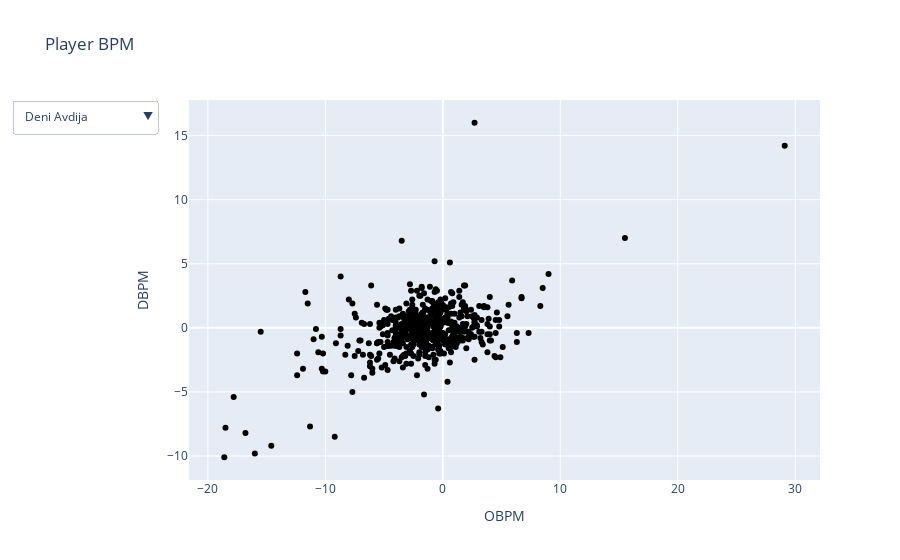

Notebook code cell kept with this figure:
### Code cell
all_players_trace = go.Scatter(
    x=player['OBPM'],
    y=player['DBPM'],
    mode='markers',
    marker=dict(color='black'),  # All players are blue initially
    text=player['Player'],
    name='All Players'
)

selected_traces = []

for index, row in WAS_players.iterrows():
    trace = go.Scatter(
        x=[row['OBPM']],
        y=[row['DBPM']],
        mode='markers',
        marker=dict(color='red'),  # All initially blue
        text=row['Player'],
        name=row['Player'],
        visible=False  # Initially invisible
    )
    selected_traces.append(trace)

# Add the traces for selected WAS players to the data list
data = [all_players_trace] + selected_traces

# Create dropdown menu options
dropdown_options = [{'label': player_name, 
                     'method': 'update', 
                     'args': [{'visible': [True] + [False] * len(WAS_players)}]} for player_name in WAS_players['Player']]

# Update the color of selected player to red
for i in range(len(WAS_players)):
    dropdown_options[i]['args'][0]['visible'][i + 1] = True
    dropdown_options[i]['args'][0]['marker'] = dict(color=['red'] + ['black'] * len(WAS_players))

# Create dropdown menu
updatemenus = [{'buttons': dropdown_options, 'direction': 'down', 'showactive': True}]

# Layout
layout = go.Layout(
    title='Player BPM',
    xaxis=dict(title='OBPM'),
    yaxis=dict(title='DBPM'),
    hovermode='closest',
    updatemenus=updatemenus
)

fig = go.Figure(data=data, layout=layout)

fig.show()

### Figure 1 — Plotly figure (JSON) as saved in the notebook; plotly's stock layout.template omitted (floating-point values rounded to 4 significant figures; data arrays with more than 128 entries replaced by an {"elided": "..."} marker saying what was removed)
{"data": [{"marker": {"color": "black"}, "mode": "markers", "name": "All Players", "text": {"elided": "572 str values"}, "type": "scatter", "x": {"elided": "572 float values"}, "y": {"elided": "572 float values"}}, {"marker": {"color": "red"}, "mode": "markers", "name": "Deni Avdija", "text": "Deni Avdija", "type": "scatter", "visible": false, "x": [-0.7], "y": [-0.2]}, {"marker": {"color": "red"}, "mode": "markers", "name": "Patrick Baldwin Jr.", "text": "Patrick Baldwin Jr.", "type": "scatter", "visible": false, "x": [-4], "y": [-0.6]}, {"marker": {"color": "red"}, "mode": "markers", "name": "Jules Bernard", "text": "Jules Bernard", "type": "scatter", "visible": false, "x": [-0.6], "y": [-2.5]}, {"marker": {"color": "red"}, "mode": "markers", "name": "Jared Butler", "text": "Jared Butler", "type": "scatter", "visible": false, "x": [-1.5], "y": [-0.5]}, {"marker": {"color": "red"}, "mode": "markers", "name": "Justin Champagnie", "text": "Justin Champagnie", "type": "scatter", "visible": false, "x": [-1.1], "y": [-0.8]}, {"marker": {"color": "red"}, "mode": "markers", "name": "Bilal Coulibaly", "text": "Bilal Coulibaly", "type": "scatter", "visible": false, "x": [-3.6], "y": [-0.5]}, {"marker": {"color": "red"}, "mode": "markers", "name": "Johnny Davis", "text": "Johnny Davis", "type": "scatter", "visible": false, "x": [-5.5], "y": [-1.1]}, {"marker": {"color": "red"}, "mode": "markers", "name": "Hamidou Diallo", "text": "Hamidou Diallo", "type": "scatter", "visible": false, "x": [2.7], "y": [16]}, {"marker": {"color": "red"}, "mode": "markers", "name": "Anthony Gill", "text": "Anthony Gill", "type": "scatter", "visible": false, "x": [-2.6], "y": [-1.5]}, {"marker": {"color": "red"}, "mode": "markers", "name": "Tyus Jones", "text": "Tyus Jones", "type": "scatter", "visible": false, "x": [1.5], "y": [-0.9]}, {"marker": {"color": "red"}, "mode": "markers", "name": "Corey Kispert", "text": "Corey Kispert", "type": "scatter", "visible": false, "x": [-0.2], "y": [-2]}, {"marker": {"color": "red"}, "mode": "markers", "name": "Kyle Kuzma", "text": "Kyle Kuzma", "type": "scatter", "visible": false, "x": [0.5], "y": [-1.6]}, {"marker": {"color": "red"}, "mode": "markers", "name": "Eugene Omoruyi", "text": "Eugene Omoruyi", "type": "scatter", "visible": false, "x": [-1.9], "y": [-0.4]}, {"marker": {"color": "red"}, "mode": "markers", "name": "Jordan Poole", "text": "Jordan Poole", "type": "scatter", "visible": false, "x": [-2], "y": [-1.9]}, {"marker": {"color": "red"}, "mode": "markers", "name": "Landry Shamet", "text": "Landry Shamet", "type": "scatter", "visible": false, "x": [-2.7], "y": [-1.3]}, {"marker": {"color": "red"}, "mode": "markers", "name": "Tristan Vukcevic", "text": "Tristan Vukcevic", "type": "scatter", "visible": false, "x": [-3.5], "y": [-0.1]}], "layout": {"hovermode": "closest", "title": {"text": "Player BPM"}, "updatemenus": [{"buttons": [{"args": [{"marker": {"color": ["red", "black", "black", "black", "black", "black", "black", "black", "black", "black", "black", "black", "black", "black", "black", "black", "black"]}, "visible": [true, true, false, false, false, false, false, false, false, false, false, false, false, false, false, false, false]}], "label": "Deni Avdija", "method": "update"}, {"args": [{"marker": {"color": ["red", "black", "black", "black", "black", "black", "black", "black", "black", "black", "black", "black", "black", "black", "black", "black", "black"]}, "visible": [true, false, true, false, false, false, false, false, false, false, false, false, false, false, false, false, false]}], "label": "Patrick Baldwin Jr.", "method": "update"}, {"args": [{"marker": {"color": ["red", "black", "black", "black", "black", "black", "black", "black", "black", "black", "black", "black", "black", "black", "black", "black", "black"]}, "visible": [true, false, false, true, false, false, false, false, false, false, false, false, false, false, false, false, false]}], "label": "Jules Bernard", "method": "update"}, {"args": [{"marker": {"color": ["red", "black", "black", "black", "black", "black", "black", "black", "black", "black", "black", "black", "black", "black", "black", "black", "black"]}, "visible": [true, false, false, false, true, false, false, false, false, false, false, false, false, false, false, false, false]}], "label": "Jared Butler", "method": "update"}, {"args": [{"marker": {"color": ["red", "black", "black", "black", "black", "black", "black", "black", "black", "black", "black", "black", "black", "black", "black", "black", "black"]}, "visible": [true, false, false, false, false, true, false, false, false, false, false, false, false, false, false, false, false]}], "label": "Justin Champagnie", "method": "update"}, {"args": [{"marker": {"color": ["red", "black", "black", "black", "black", "black", "black", "black", "black", "black", "black", "black", "black", "black", "black", "black", "black"]}, "visible": [true, false, false, false, false, false, true, false, false, false, false, false, false, false, false, false, false]}], "label": "Bilal Coulibaly", "method": "update"}, {"args": [{"marker": {"color": ["red", "black", "black", "black", "black", "black", "black", "black", "black", "black", "black", "black", "black", "black", "black", "black", "black"]}, "visible": [true, false, false, false, false, false, false, true, false, false, false, false, false, false, false, false, false]}], "label": "Johnny Davis", "method": "update"}, {"args": [{"marker": {"color": ["red", "black", "black", "black", "black", "black", "black", "black", "black", "black", "black", "black", "black", "black", "black", "black", "black"]}, "visible": [true, false, false, false, false, false, false, false, true, false, false, false, false, false, false, false, false]}], "label": "Hamidou Diallo", "method": "update"}, {"args": [{"marker": {"color": ["red", "black", "black", "black", "black", "black", "black", "black", "black", "black", "black", "black", "black", "black", "black", "black", "black"]}, "visible": [true, false, false, false, false, false, false, false, false, true, false, false, false, false, false, false, false]}], "label": "Anthony Gill", "method": "update"}, {"args": [{"marker": {"color": ["red", "black", "black", "black", "black", "black", "black", "black", "black", "black", "black", "black", "black", "black", "black", "black", "black"]}, "visible": [true, false, false, false, false, false, false, false, false, false, true, false, false, false, false, false, false]}], "label": "Tyus Jones", "method": "update"}, {"args": [{"marker": {"color": ["red", "black", "black", "black", "black", "black", "black", "black", "black", "black", "black", "black", "black", "black", "black", "black", "black"]}, "visible": [true, false, false, false, false, false, false, false, false, false, false, true, false, false, false, false, false]}], "label": "Corey Kispert", "method": "update"}, {"args": [{"marker": {"color": ["red", "black", "black", "black", "black", "black", "black", "black", "black", "black", "black", "black", "black", "black", "black", "black", "black"]}, "visible": [true, false, false, false, false, false, false, false, false, false, false, false, true, false, false, false, false]}], "label": "Kyle Kuzma", "method": "update"}, {"args": [{"marker": {"color": ["red", "black", "black", "black", "black", "black", "black", "black", "black", "black", "black", "black", "black", "black", "black", "black", "black"]}, "visible": [true, false, false, false, false, false, false, false, false, false, false, false, false, true, false, false, false]}], "label": "Eugene Omoruyi", "method": "update"}, {"args": [{"marker": {"color": ["red", "black", "black", "black", "black", "black", "black", "black", "black", "black", "black", "black", "black", "black", "black", "black", "black"]}, "visible": [true, false, false, false, false, false, false, false, false, false, false, false, false, false, true, false, false]}], "label": "Jordan Poole", "method": "update"}, {"args": [{"marker": {"color": ["red", "black", "black", "black", "black", "black", "black", "black", "black", "black", "black", "black", "black", "black", "black", "black", "black"]}, "visible": [true, false, false, false, false, false, false, false, false, false, false, false, false, false, false, true, false]}], "label": "Landry Shamet", "method": "update"}, {"args": [{"marker": {"color": ["red", "black", "black", "black", "black", "black", "black", "black", "black", "black", "black", "black", "black", "black", "black", "black", "black"]}, "visible": [true, false, false, false, false, false, false, false, false, false, false, false, false, false, false, false, true]}], "label": "Tristan Vukcevic", "method": "update"}], "direction": "down", "showactive": true}], "xaxis": {"title": {"text": "OBPM"}}, "yaxis": {"title": {"text": "DBPM"}}}}
